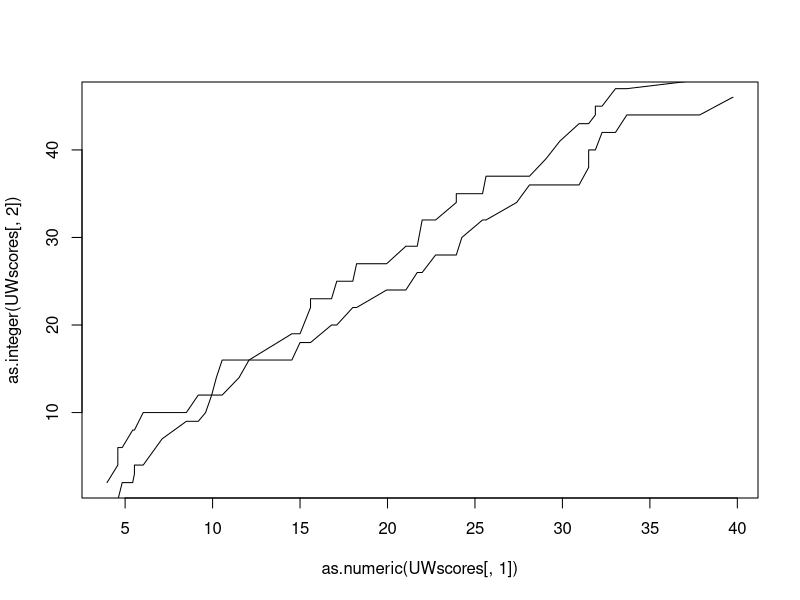

This chart was generated by the following R code: (Note: this script raises an error after producing the figure.)
#create a cumulative score graph for UW and MSU from UWvMSU_1-22-13.txt
#set working directory
#create rawscores matrix with data from UWvMSU_1-22-13.txt
rawscores = read.table("UWvMSU_1-22-13.txt", header=TRUE)


#creating two variables to count the UW and MSU cumulative scores
UWcumulative = 0
MSUcumulative = 0
#creating two new empty matrices for the UW scres and MSU scores
UWscores = matrix(nrow = dim(rawscores)[1], ncol = 2)
MSUscores = matrix(nrow = dim(rawscores)[1], ncol = 2)


#loop
#examines each row for either UW or MSU score and then appropriately
#puts the time stamp and cumulative score into the UW or MSU score matrix 
for(i in 1:dim(rawscores)[1]){
  if(rawscores[i,2] == "UW"){
UWcumulative = UWcumulative + as.integer(rawscores[2,3])
UWscores[i,1] = rawscores[i,1]
UWscores[i,2] = UWcumulative
MSUscores[i,1] = rawscores[i,1]
MSUscores[i,2] = MSUcumulative
    
  }
  else{
    MSUcumulative = MSUcumulative + as.integer(rawscores[i,3])
    MSUscores[i,1] = rawscores [i,1]
    MSUscores[i,2] = MSUcumulative
    UWscores[i,1] = rawscores[i,1]
    UWscores[i,2] = UWcumulative
    
    
  }
  
}
#plotting the cumulative UW scores graph over time
plot(as.numeric(UWscores[,1]), as.integer(UWscores[,2]), type = "l")
#plotting the cumulative MSU score graph over time
lines(MSUscores[,1], MSUscores[,2])


##part2
#generate random number between 1 and 100
print("I'm thinking of a number between 1-100")
randomnumber = sample (1:100)[1]
#accept input as guess 
print ("Enter Guess")
guess = as.integer(readline())

#loop
#compares guess to random number that is generated 10 times explaining whether 
#the guess is higher, lower, or is exactly the  the random number
#guess is prompted for 9 times through this for loop
for (i in 1:9){
if (guess<randomnumber){
  print ("Higher")
  
}
else if (guess>randomnumber) {
  
  
  print ("lower")
  
}

  
  else if(guess == randomnumber) {
  
  print("Correct!")
  break
  }
  print ("Enter Guess")
  guess = as.integer(readline())
  
  
  
  
}
  
  
#code to complete last check for 10th guess


  if (guess<randomnumber){
    print ("Higher")
    
  }
  #checking if guess is higher than random number
  if (guess>randomnumber) {
    
    
    print ("lower")
    
  }
  #checking if guess equals random number
  if (guess==randomnumber){
    
    print("Correct!")
  }



  
 
  
